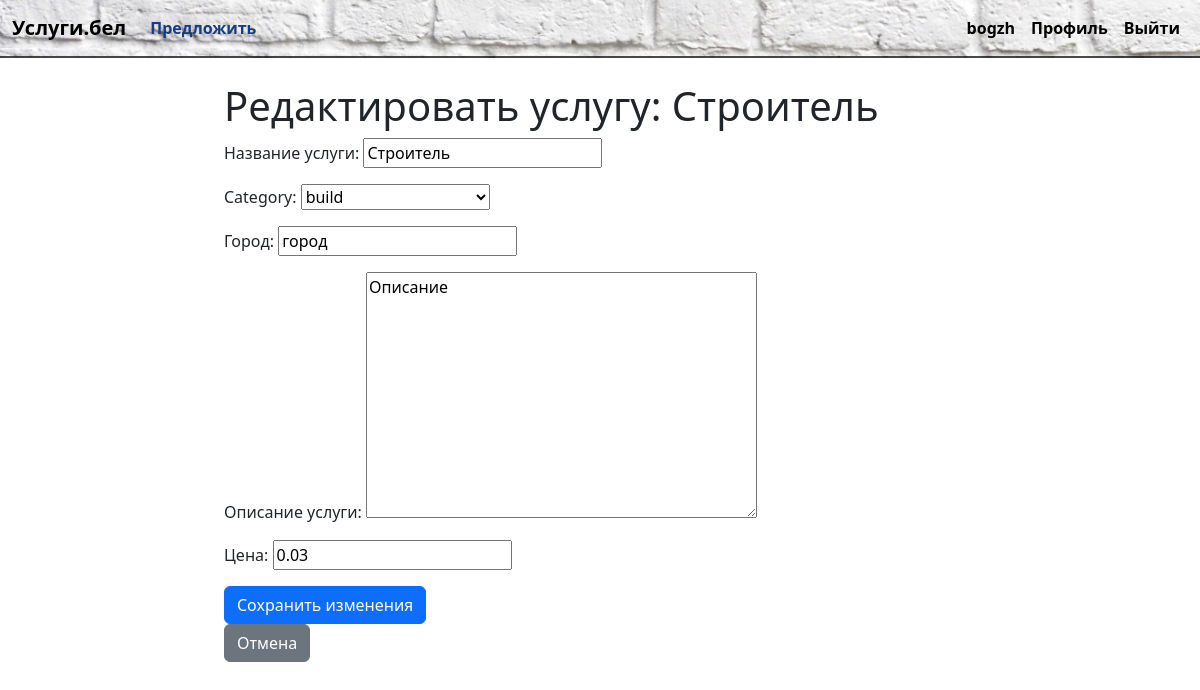
Page /service/1/edit/ (signed in) on the committed database.
### service/models.py (models this page shows, shortened)
class Service(models.Model):
    title = models.CharField(max_length=200, verbose_name="Название услуги")
    description = models.TextField(verbose_name="Описание услуги")
    category = models.ForeignKey('Category', on_delete=models.CASCADE, verbose_name="Категория")  # Используем строку
    price = models.DecimalField(max_digits=10, decimal_places=2, verbose_name="Цена", default=0)
    provider = models.ForeignKey(User, on_delete=models.CASCADE, verbose_name="Поставщик услуги")
    created_at = models.DateTimeField(auto_now_add=True, verbose_name="Дата создания")
    location = models.CharField(max_length=100, default='', verbose_name="Город")

### service/views.py (the view)
# urls.py: path('service/<int:service_id>/edit/', views.edit_service, name='edit_service'),
@login_required
def edit_service(request, service_id):
    service = get_object_or_404(Service, id=service_id)
    if request.user != service.provider:
        return HttpResponseForbidden("Вы не можете редактировать эту услугу.")
    if request.method == 'POST':
        form = ServiceForm(request.POST, instance=service)
        if form.is_valid():
            form.save()
            logger.info(f"Услуга '{service.title}' была обновлена пользователем {request.user.username}.")
            return redirect('service_detail', service_id=service.id)
    else:
        form = ServiceForm(instance=service)
    return render(request, 'service/service_edit.html', {'form': form, 'service': service})

### service/forms.py (shortened to what this page needs)
class ServiceForm(forms.ModelForm):
    class Meta:
        model = Service
        fields = ['title', 'category', 'location', 'description', 'price']
        error_messages = {
            'title': {
                'required': "Название услуги обязательно для заполнения.",
            },
            'category': {
                'required': "Пожалуйста, выберите категорию.",
            },
            'location': {
                'required': "Город обязательно для заполнения.",
            },
            'description': {
                'required': "Описание услуги обязательно для заполнения.",
            },
            'price': {
                'required': "Цена обязательно для заполнения.",
            },
        }
    category = forms.ModelChoiceField(
        queryset=Category.objects.all(),
        empty_label="Выберите категорию",
        error_messages={
            'required': "Пожалуйста, выберите категорию."
        }
    )

### service/models.py (called while the page is built)
    def __str__(self):
        return self.name

### service/templates/service/service_edit.html (shortened to what this page needs)
{% extends 'base.html' %}
{% block content %}
<div class="container mt-4">
    <h1>Редактировать услугу: {{ service.title }}</h1>
    <form method="post">
        {{ form.as_p }}
        <button type="submit" class="btn btn-primary">Сохранить изменения</button>
    </form>
    <a href="{% url 'service_detail' service.id %}" class="btn btn-secondary">Отмена</a>
</div>
{% endblock %}

### templates/navbar.html (shortened to what this page needs)
<nav class="navbar navbar-expand-lg bg-body-tertiary">
    <div class="container-fluid">
        <a class="navbar-brand" href="{% url 'home' %}">Услуги.бел</a>
        <div class="collapse navbar-collapse" id="navbarSupportedContent">
            <ul class="navbar-nav me-auto mb-2 mb-lg-0">
                <li class="nav-item">
                    <a class="nav-link active" aria-current="page" href="{% url 'create_service' %}">Предложить</a>
                </li>
            </ul>
            <ul class="navbar-nav ms-auto mb-2 mb-lg-0">
                {% if user.is_authenticated %}
                    <li class="nav-item">
                        <span class="nav-link">{{ user.username }}</span>
                    </li>
                    <li class="nav-item">
                        <a class="nav-link" href="{% url 'profile' %}">Профиль</a>
                    </li>
                    <li class="nav-item">
                        <form method="post" action="{% url 'logout' %}" class="d-inline">
                            <button type="submit" class="btn nav-link border-0 bg-transparent">Выйти</button>
                        </form>
                    </li>
                {% else %}
                    <li class="nav-item">
                        <a class="nav-link" href="{% url 'login' %}?next={{ request.path }}">Войти</a>
                    </li>
                {% endif %}
            </ul>
        </div>
    </div>
</nav>

### static/css/styles.css (style rules this page uses)
.navbar { background-color: rgba(255, 255, 255, 0.9); background-image: url('/static/images/brick-wall.jpg'); background-size: cover; background-position: center; background-repeat: no-repeat; color: black; border-bottom: 2px solid rgba(0, 0, 0, 0.7); }
.navbar .navbar-brand { color: black; font-weight: 600; }
.navbar .nav-link { color: black; font-weight: 600; }
.navbar .nav-link.active { color: hsl(219, 70%, 30%); }

### rows in the picture
Service: title "Строитель", category "build", location "город", description "Описание", price "0.03"

### other values in the picture
{{ user.username }} "bogzh"
